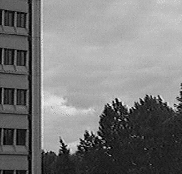
%> input picture SKY.PGM, 182 x 174 px
$ octave psf_constrained_final.m   (GNU Octave 9; MATLAB toolbox functions it lacks are replaced by stand-ins)
%> lines starting %> are read from the running program, lines starting %| are printed output that depends on the picture
close all
clear all
I=im2double(imread('SKY.PGM'));
%> I: size 174x182 double; min 0, max 0.922, mean 0.482

[M,N]=size(I);
%> M = 174; N = 182
figure();imshow(I,[]);title('Original Image');

%Kernel

pdfsize = 16;
pkrnl = zeros(pdfsize);

mid = pdfsize/2;
[U, V] = meshgrid(1:pdfsize);
pr=sqrt((U-mid).^2 + (V-mid).^2);
pkrnl = (1./(pi.*pr.^2));
pkrnl(find(pkrnl == inf)) = 1;

figure, imagesc(pkrnl);colormap('gray');


krnl_img = zeros(M,N);
krnl_img(1:pdfsize, 1:pdfsize) = pkrnl;
F=fft2(double(I));
F_krnl = fft2(krnl_img);


F_krnl(find(F_krnl == 0)) = 1e-6;

F_blur = F.*F_krnl;

blur_img = double(ifft2(F_blur));
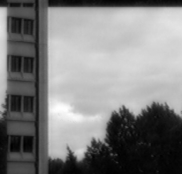
%> blur_img: size 174x182 double; min 0.707, max 5.26, mean 2.99; drawn with min black and max white

figure, imshow(blur_img,[]);title('PSF blurred')


%gaussian noise

mean1=0;   % value ofmean
g=blur_img;

gstd=abs(g*0.02); % standard deviation 5%
nse= mean1 + gstd.*randn(size(g));
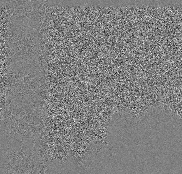
%> nse: size 174x182 double; min -0.325, max 0.319, mean -3.57e-05; drawn with min black and max white
out_noise=g+nse;
figure();imshow(out_noise,[]);

G2=fft2(out_noise);

%constrained linear filtering

H=F_krnl;
G=F_blur;
[M,N]=size(I);
MN=M*N;
%> MN = 31668
tmp=[1:M]'*ones(1,N)+ones(M,1)*[1:N];
H2=H.^2;
gamma=.000000009;
p_cons=[0 -1 0; -1 4 -1; 0 -1 0];
consP=fft2(p_cons.*tmp(1:size(p_cons,1),1:size(p_cons,2)),174,182);
Hcons=(H).*G2./(H2+gamma*abs(consP).^2);
hcons=abs(ifft2(Hcons));
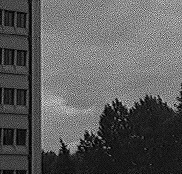
%> hcons: size 174x182 double; min 0.000206, max 1.32, mean 0.482; drawn with min black and max white

figure();imshow(hcons,[]);title('CLSF filtered image')


gn3=hcons;
Rr=abs(G-H.*Hcons);
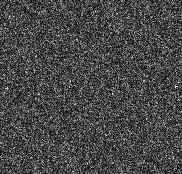
%> Rr: size 174x182 double; min 0.106, max 36.9, mean 10.5; drawn with min black and max white
r=real(ifft2(Rr));
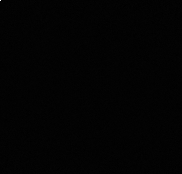
%> r: size 174x182 double; min -0.125, max 10.48, mean 3.57e-05; drawn with min black and max white
r2=(sum(sum(abs(r).^2))-r(1,1)^2)/MN;
%> r2 = 0.00094


%iteration2
n_xy=out_noise;

mean_n_xy=mean2(n_xy);
%> mean_n_xy = 2.99
std_n=std2(n_xy);
%> std_n = 1.46
n2=M*N*((mean_n_xy.^2)+(std_n.^2))
%> n2 = 350014


Gn=fft2(gn3);
R=G2-(H.*Gn);
r=abs(ifft2(R));

r2=std2(r.^2)
%> r2 = 0.00153

[peaksnr, snr] = psnr(I,gn3)
%> peaksnr = 19.55; snr = 14.45

Idiff1=double(I)-double(out_noise);
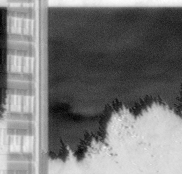
%> Idiff1: size 174x182 double; min -4.71, max -0.00712, mean -2.5; drawn with min black and max white
idiff2=double(I)-double(gn3);
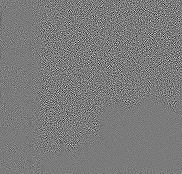
%> idiff2: size 174x182 double; min -0.498, max 0.532, mean -0.000369; drawn with min black and max white
mean1=mean2(Idiff1.*Idiff1);
%> mean1 = 7.91
mean2=mean2(idiff2.*idiff2);
%> mean2 = 0.0111
isnr=10*log(mean1/mean2)/log(10)
%> isnr = 28.54
